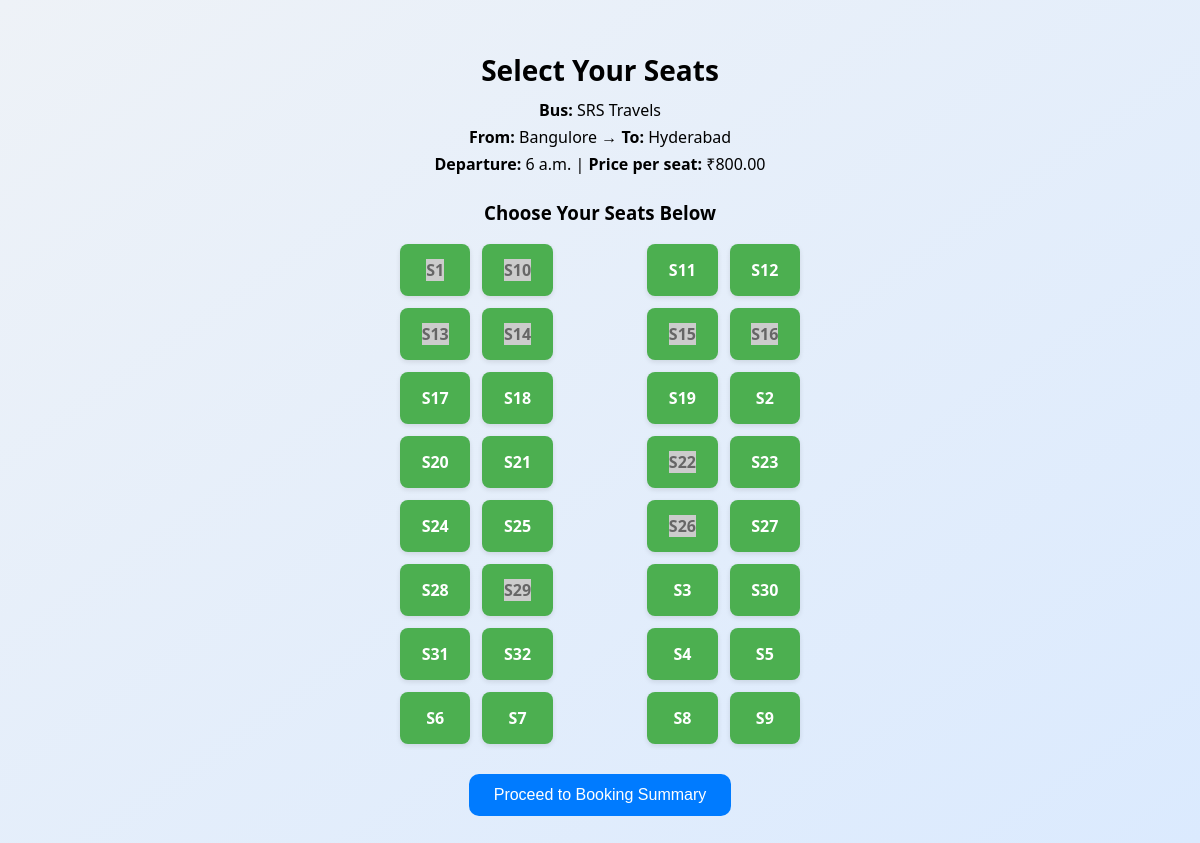
Page /seats/2/ (signed in) on the earlier database version.
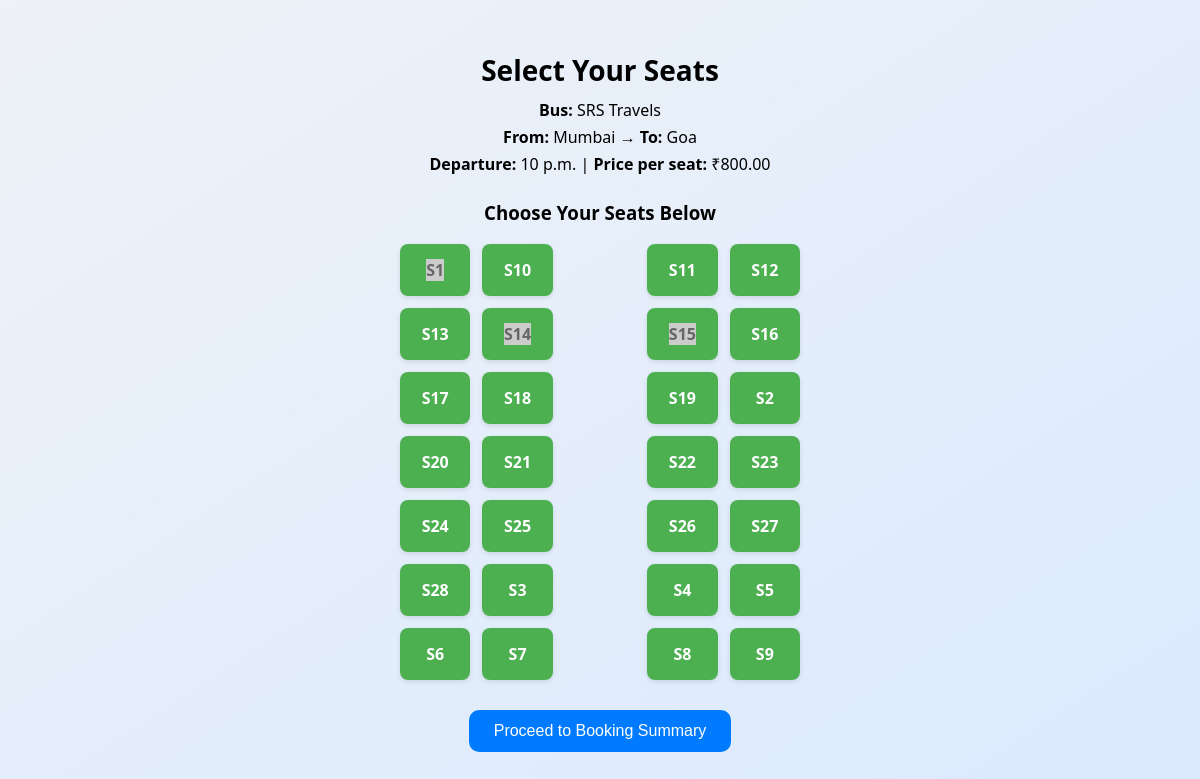
Same page on the later database version.
### Travel/models.py (models this page shows, shortened)
class Bus(models.Model):
    operator = models.CharField(max_length=100)
    source = models.CharField(max_length=100)
    destination = models.CharField(max_length=100)
    departure_time = models.TimeField()
    arrival_time = models.TimeField()
    price = models.DecimalField(max_digits=6, decimal_places=2)

class Seat(models.Model):
    bus = models.ForeignKey(Bus, on_delete=models.CASCADE)
    seat_number = models.CharField(max_length=10)
    is_booked = models.BooleanField(default=False)

### Travel/views.py (the view, shortened to what this page needs)
# urls.py: path('seats/<int:bus_id>/', views.view_seats, name='view_seats'),
@login_required
def view_seats(request, bus_id):
    user_id = request.session.get('user_id')
    if not user_id:
        messages.error(request, "Please log in to book a seat.")
        return redirect('login_view')
    bus = get_object_or_404(Bus, id=bus_id)
    seats = Seat.objects.filter(bus=bus).order_by('seat_number')
    seat_map = []
    row = []
    for i, seat in enumerate(seats):
        row.append(seat)
        if (i + 1) % 4 == 0:
            seat_map.append(row[:2] + ['aisle'] + row[2:])
            row = []
    if row:
        seat_map.append(row)
    all_seats_booked = all(seat.is_booked for seat in seats)
    return render(request, 'view_seat.html', {
        'bus': bus,
        'seat_rows': seat_map,
        'all_seats_booked': all_seats_booked
    })

### Travel/templates/view_seat.html (shortened to what this page needs)
{% load static %}
<!DOCTYPE html>
<html>
<head>
</head>
<body>
    <h2>Select Your Seats</h2>
    <div class="bus-info">
        <p><strong>Bus:</strong> {{ bus.operator }}</p>
        <p><strong>From:</strong> {{ bus.source }} → <strong>To:</strong> {{ bus.destination }}</p>
        <p><strong>Departure:</strong> {{ bus.departure_time }} | <strong>Price per seat:</strong> ₹{{ bus.price }}</p>
    </div>
    {% if all_seats_booked %}
        <div class="full">⚠ Sorry, all seats on this bus are fully booked.</div>
        <a href="{% url 'bus_list' %}" class="back-link">🔙 Back to Bus List</a>
    {% else %}
        <form method="post">
            <h3>Choose Your Seats Below</h3>
            <div class="seat-grid">
                {% for row in seat_rows %}
                    {% for seat in row %}
                        {% if seat == 'aisle' %}
                            <div class="aisle">---</div>
                        {% elif seat %}
                            <div class="seat {% if seat.is_booked %}booked{% endif %}">
                                <label>
                                    <span>{{ seat.seat_number }}</span>
                                </label>
                            </div>
                        {% else %}
                            <div class="aisle"></div>
                        {% endif %}
                    {% endfor %}
                {% endfor %}
            </div>
            <button type="submit">Proceed to Booking Summary</button>
        </form>
    {% endif %}
</body>
</html>

### Travel/templates/view_seat.html (style rules this page uses)
body { font-family: 'Segoe UI', sans-serif; background: linear-gradient(to bottom right, #eef2f7, #dbeafe); padding: 20px; text-align: center; }
h2 { margin-bottom: 10px; font-size: 28px; }
.bus-info { margin-bottom: 25px; font-size: 16px; }
.bus-info p { margin: 5px 0; }
.seat-grid { display: grid; grid-template-columns: repeat(auto-fit, minmax(60px, 1fr)); max-width: 400px; gap: 12px; margin: 0 auto 30px; }
.seat { background: #4caf50; color: white; padding: 15px 0; border-radius: 8px; font-weight: bold; cursor: pointer; box-shadow: 0 2px 5px rgba(0,0,0,0.1); transition: transform 0.2s ease; }
.seat label { display: block; cursor: pointer; }
.booked span { background: #ccc !important; color: #666; cursor: not-allowed; }
button { padding: 12px 25px; background: #007bff; color: white; border: none; border-radius: 10px; font-size: 16px; cursor: pointer; transition: background 0.3s; }

Differences in the rows shown:
removed Seat: seat_number "S29", is_booked True (drawn)
removed Seat: seat_number "S30"
removed Seat: seat_number "S31", Seat (seat_number "S4"), Seat (seat_number "S5")
removed Seat: seat_number "S32"
changed Bus "SRS Travels": source "Bangulore" → "Mumbai"; destination "Hyderabad" → "Goa"; departure_time "6 a.m." → "10 p.m."
changed Seat (number 2 of 28 on the later page): is_booked True → False (drawn)
changed Seat (number 5 of 28 on the later page): is_booked True → False (drawn)
changed Seat (number 8 of 28 on the later page): is_booked True → False (drawn)
changed Seat (number 15 of 28 on the later page): is_booked True → False (drawn)
changed Seat (number 19 of 28 on the later page): is_booked True → False (drawn)
now on one of the page's lists (row unchanged): Seat: seat_number "S4"
now on one of the page's lists (row unchanged): Seat: seat_number "S5"
